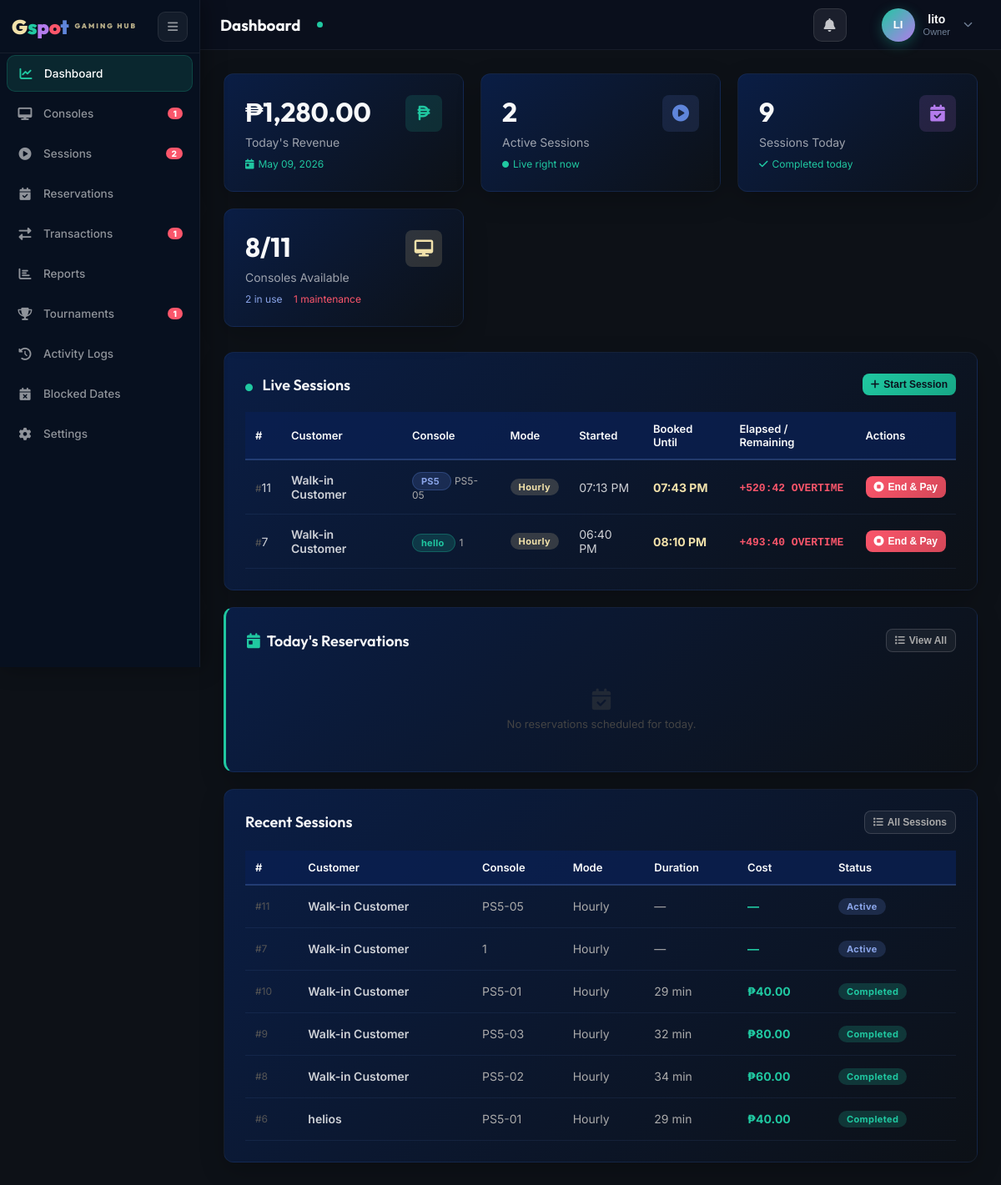
Screenshot of /admin.php (signed in) with the database file from the repository.
### tables this page shows
CREATE TABLE `users` (
  `user_id` int(11) NOT NULL,
  `email` varchar(100) NOT NULL,
  `password_hash` varchar(255) NOT NULL,
  `full_name` varchar(100) NOT NULL,
  `phone` varchar(20) DEFAULT NULL,
  `role` enum('customer','shopkeeper','owner','walkin') NOT NULL DEFAULT 'customer',
  `status` enum('active','inactive') NOT NULL DEFAULT 'active',
  `email_verified` tinyint(1) NOT NULL DEFAULT 0,
  `verification_token` varchar(64) DEFAULT NULL,
  `verification_expires` datetime DEFAULT NULL,
  `reset_token` varchar(64) DEFAULT NULL,
  `reset_expires` datetime DEFAULT NULL,
  `created_at` datetime NOT NULL DEFAULT current_timestamp(),
  `consecutive_cancellations` tinyint(3) UNSIGNED NOT NULL DEFAULT 0,
  `reservation_banned_until` datetime DEFAULT NULL
);

CREATE TABLE `gaming_sessions` (
  `session_id` int(11) NOT NULL,
  `user_id` int(11) NOT NULL,
  `console_id` int(11) NOT NULL,
  `rental_mode` enum('hourly','open_time','unlimited') NOT NULL,
  `planned_minutes` int(11) DEFAULT NULL,
  `start_time` datetime NOT NULL DEFAULT current_timestamp(),
  `end_time` datetime DEFAULT NULL,
  `duration_minutes` int(11) DEFAULT NULL,
  `hourly_rate` decimal(10,2) NOT NULL DEFAULT 0.00,
  `total_cost` decimal(10,2) DEFAULT NULL,
  `status` enum('active','completed','cancelled') NOT NULL DEFAULT 'active',
  `payment_status` enum('paid','unpaid','partial') DEFAULT NULL,
  `created_by` int(11) NOT NULL,
  `created_at` datetime NOT NULL DEFAULT current_timestamp(),
  `extended_minutes` int(11) NOT NULL DEFAULT 0 COMMENT 'Total minutes added via approved extensions',
  `source_reservation_id` int(11) DEFAULT NULL
);

CREATE TABLE `consoles` (
  `console_id` int(11) NOT NULL,
  `console_name` varchar(50) NOT NULL,
  `console_type` varchar(50) NOT NULL,
  `unit_number` varchar(20) NOT NULL,
  `controller_count` int(11) DEFAULT 2,
  `status` enum('available','in_use','maintenance','archived') NOT NULL DEFAULT 'available',
  `hourly_rate` decimal(10,2) NOT NULL DEFAULT 0.00,
  `created_at` datetime NOT NULL DEFAULT current_timestamp()
);

### admin.php (shortened to what the rows shown need)
<?php
require_once __DIR__ . '/includes/session_helper.php';
require_once __DIR__ . '/includes/db_functions.php';
$user = getCurrentUser();
$activeSessions  = getActiveSessions();
$stmt = $conn->prepare(
    "SELECT gs.*, u.full_name AS customer_name, c.console_name, c.unit_number, c.console_type,
            gs.source_reservation_id,
            COALESCE(r.downpayment_amount, 0) AS reservation_downpayment,
            COALESCE((SELECT SUM(t.amount) FROM transactions t WHERE t.session_id = gs.session_id AND t.amount > 0), 0) AS upfront_paid,
            COALESCE((SELECT SUM(ABS(t.amount)) FROM transactions t WHERE t.session_id = gs.session_id AND t.amount < 0), 0) AS refunded_amount,
            COALESCE((SELECT SUM(ar.extra_cost) FROM additional_requests ar WHERE ar.session_id = gs.session_id AND ar.status = 'approved'), 0) AS approved_extras
     FROM gaming_sessions gs
     JOIN users u ON gs.user_id = u.user_id
     JOIN consoles c ON gs.console_id = c.console_id
     LEFT JOIN reservations r ON r.reservation_id = gs.source_reservation_id
     ORDER BY
         CASE WHEN gs.status = 'active' THEN 0 ELSE 1 END ASC,
         CASE
             WHEN gs.status = 'active' AND gs.planned_minutes IS NOT NULL
                 THEN DATE_ADD(gs.start_time, INTERVAL gs.planned_minutes MINUTE)
             WHEN gs.status = 'active'
                 THEN DATE_ADD(gs.start_time, INTERVAL 9999 MINUTE)
             ELSE NULL
         END ASC,
         gs.created_at DESC
     LIMIT 50"
);
$stmt->execute();
$recentSessions = $stmt->get_result()->fetch_all(MYSQLI_ASSOC);
$settingsKeys = ['ps5_hourly_rate','xbox_hourly_rate','unlimited_rate','controller_rental_fee',
                 'business_hours_open','business_hours_close','shop_name','shop_address','shop_phone',
                 'bonus_paid_minutes','bonus_free_minutes','max_hourly_minutes','session_min_charge'];
$settings = [];
foreach ($settingsKeys as $k) {
    $settings[$k] = getSetting($k);
}
?>
<!DOCTYPE html>
<html lang="en">
<head>
    <link href="assets/fonts/inter/inter.css" rel="stylesheet">
    <link href="assets/fonts/outfit/outfit.css" rel="stylesheet">
    <link rel="stylesheet" href="assets/libs/fontawesome/css/all.min.css">
    <link rel="stylesheet" href="assets/css/style.css">
    <link rel="stylesheet" href="assets/css/admin.css?v=<?= time() ?>">
</head>
<body>
<div class="topbar">
    <div class="topbar-right">
        <div class="admin-user-dropdown" id="adminUserDropdown" style="margin-left:12px; cursor:pointer;">
            <button class="admin-user-toggle" id="adminUserBtn" style="cursor:pointer; pointer-events:auto;">
                <div>
                    <div style="font-weight:600;font-size:14px;line-height:1.2"><?= htmlspecialchars($user['full_name']) ?></div>
                    <div style="font-size:11px;color:#718096"><?= getRoleBadge() ?></div>
                </div>
            </button>
        </div>
    </div>
</div>
<div class="main-content">
<?php include __DIR__ . '/admin_sections/dashboard.php'; ?>
</div>
</body>
</html>

### admin_sections/dashboard.php (shortened to what the rows shown need)
<div class="page active" id="dashboard">
    <div class="card">
        <?php if (empty($activeSessions)): ?>
            <div class="empty-state">
                <i class="fas fa-couch"></i>
                <p>No active sessions right now</p>
            </div>
        <?php else: ?>
        <table class="data-table">
            <thead><tr><th>#</th><th>Customer</th><th>Console</th><th>Mode</th><th>Started</th><th>Booked Until</th><th>Elapsed / Remaining</th><th>Actions</th></tr></thead>
            <tbody>
            <?php foreach ($activeSessions as $sess): ?>
            <tr>
                <td><span style="color:#555;font-size:12px">#</span><?= $sess['session_id'] ?></td>
                <td style="font-weight:600"><?= htmlspecialchars($sess['customer_name']) ?></td>
                <td>
                    <?php
                        $tL = strtolower($sess['console_type']);
                        $bC = (str_contains($tL, 'ps5')) ? 'ps5' : ((str_contains($tL, 'ps4')) ? 'ps4' : 'xbox');
                    ?>
                    <span class="console-type-badge <?= $bC ?>">
                        <?= $sess['console_type'] ?>
                    </span>
                    <span style="color:#aaa;font-size:12px;margin-left:4px"><?= htmlspecialchars($sess['unit_number']) ?></span>
                </td>
                <td><span class="badge pending"><?= match($sess['rental_mode']) { 'open_time' => 'Open Time', default => ucfirst($sess['rental_mode']) } ?></span></td>
                <td><?= date('h:i A', strtotime($sess['start_time'])) ?></td>
                <td>
                    <?php if ($sess['rental_mode'] === 'hourly' && $sess['planned_minutes']):
                        $bookedEndDt = new DateTime($sess['start_time'], new DateTimeZone('Asia/Manila'));
                        $bookedEndDt->modify('+' . $sess['planned_minutes'] . ' minutes');
                    ?>
                        <span style="color:#f1e1aa;font-weight:700"><?= $bookedEndDt->format('h:i A') ?></span>
                    <?php else: ?>—<?php endif; ?>
                </td>
                <td><span class="session-timer"
                    data-start="<?= $sess['start_time'] ?>"
                    data-planned="<?= $sess['planned_minutes'] ?? '' ?>"
                    data-session-id="<?= $sess['session_id'] ?>"
                    data-mode="<?= $sess['rental_mode'] ?>"
                    data-start-ts="<?= strtotime($sess['start_time']) ?>"
                    data-upfront-paid="<?= (float)($sess['upfront_paid'] ?? 0) ?>"
                    data-unlimited-rate="<?= (float)($settings['unlimited_rate'] ?? 300) ?>"
                    data-booked-minutes="<?= (int)($sess['planned_minutes'] ?? 0) ?>"
                    data-customer="<?= htmlspecialchars(addslashes($sess['customer_name'])) ?>"
                    data-unit="<?= htmlspecialchars(addslashes($sess['unit_number'])) ?>">—</span></td>
                <td>
                    <button class="btn-dang btn-sm" title="End & Collect Payment"
                        onclick="openEndSessionModal(
                        <?= $sess['session_id'] ?>,
                        '<?= htmlspecialchars(addslashes($sess['customer_name'])) ?>',
                        '<?= htmlspecialchars(addslashes($sess['unit_number'])) ?>',
                        '<?= $sess['rental_mode'] ?>',
                        <?= strtotime($sess['start_time']) ?>,
                        <?= (int)($sess['planned_minutes'] ?? 0) ?>,
                        <?= (float)($sess['upfront_paid'] ?? 0) ?>,
                        <?= (float)($sess['reservation_downpayment'] ?? 0) ?>,
                        <?= (float)($settings['unlimited_rate'] ?? 300) ?>,
                        <?= (int)($sess['source_reservation_id'] ?? 0) ?>)">
                        <i class="fas fa-stop-circle"></i> End &amp; Pay
                    </button>
                </td>
            </tr>
            <?php endforeach; ?>
            </tbody>
        </table>
        <?php endif; ?>
    </div>
    <div class="card">
        <table class="data-table">
            <thead><tr><th>#</th><th>Customer</th><th>Console</th><th>Mode</th><th>Duration</th><th>Cost</th><th>Status</th></tr></thead>
            <tbody>
            <?php foreach (array_slice($recentSessions, 0, 6) as $sess): ?>
            <tr>
                <td style="color:#555;font-size:12px">#<?= $sess['session_id'] ?></td>
                <td style="font-weight:600"><?= htmlspecialchars($sess['customer_name']) ?></td>
                <td style="color:#aaa"><?= htmlspecialchars($sess['unit_number']) ?></td>
                <td style="color:#aaa"><?= match($sess['rental_mode']) { 'open_time' => 'Open Time', default => ucfirst($sess['rental_mode']) } ?></td>
                <td style="color:#aaa"><?= $sess['duration_minutes'] !== null ? ($sess['duration_minutes'] > 0 ? $sess['duration_minutes'].' min' : '< 1 min') : '—' ?></td>
                <td style="color:#20c8a1;font-weight:700"><?= $sess['total_cost'] ? '₱'.number_format($sess['total_cost'],2) : '—' ?></td>
                <td><span class="badge <?= $sess['status'] ?>"><?= ucfirst($sess['status']) ?></span></td>
            </tr>
            <?php endforeach; ?>
            </tbody>
        </table>
    </div>
</div>

### rows the page displays
users: full_name "lito"
gaming_sessions: session_id "11", user.full_name "Walk-in Customer", console.console_type "PS5", console.unit_number "PS5-05", rental_mode "Hourly", start_time "07:13 PM", $bookedEndDt->format('h:i A') "07:43 PM", status "Active"
gaming_sessions: session_id "7", user.full_name "Walk-in Customer", console.console_type "hello", console.unit_number "1", rental_mode "Hourly", start_time "06:40 PM", $bookedEndDt->format('h:i A') "08:10 PM", status "Active"
gaming_sessions: session_id "10", user.full_name "Walk-in Customer", console.unit_number "PS5-01", rental_mode "Hourly", duration_minutes "29", total_cost "40.00", status "Completed"
gaming_sessions: session_id "9", user.full_name "Walk-in Customer", console.unit_number "PS5-03", rental_mode "Hourly", duration_minutes "32", total_cost "80.00", status "Completed"
gaming_sessions: session_id "8", user.full_name "Walk-in Customer", console.unit_number "PS5-02", rental_mode "Hourly", duration_minutes "34", total_cost "60.00", status "Completed"
gaming_sessions: session_id "6", user.full_name "helios", console.unit_number "PS5-01", rental_mode "Hourly", duration_minutes "29", total_cost "40.00", status "Completed"

### other values shown
$maintenanceCount "1"
$activeCount "2"
count($pendingSessions) "1"
$openTourCount "1"
getUserInitials() "LI"
getRoleBadge() "Owner"
$todayRevenue "1,280.00"
$todayBookings "9"
$availableCount "8"
count($allConsoles) "11"
$inUseCount "2"
